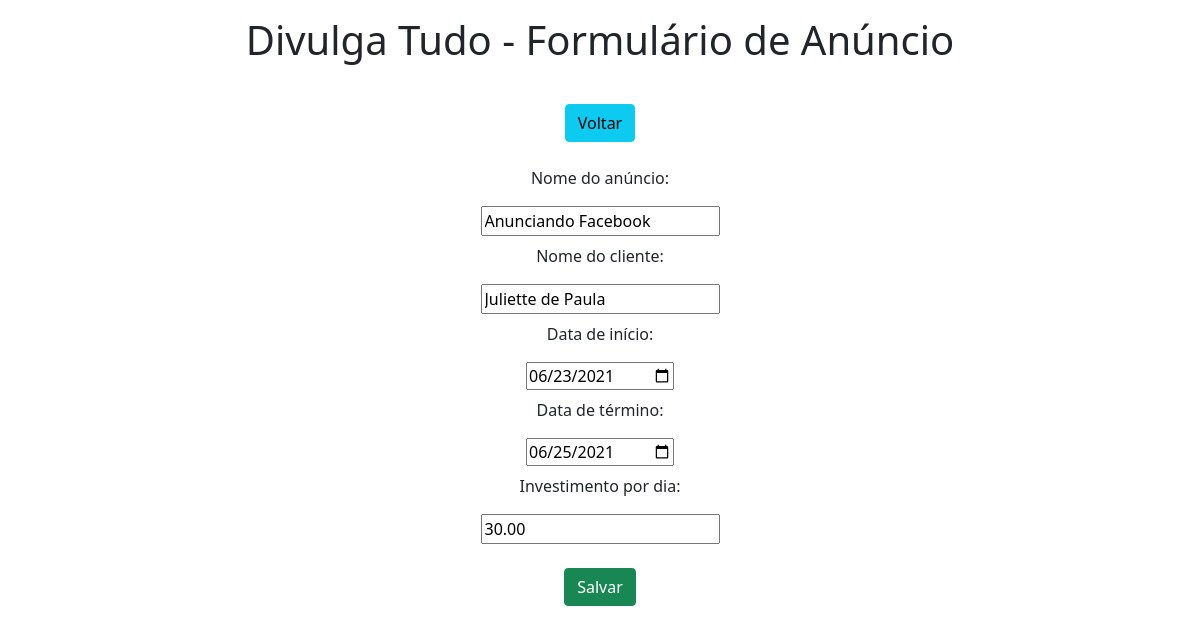
Page /edit/2/ on the committed database.
### app/models.py (models this page shows)
class Anuncios(models.Model):
    nome_anuncio = models.CharField(blank=False, null=False, max_length=150);
    nome_cliente = models.CharField(blank=False, null=False, max_length=150);
    data_inicio = models.DateField(blank=False, null=False);
    data_fim = models.DateField(blank=False, null=False);
    investimento_dia = models.DecimalField(blank=False, null=False, max_digits=100, decimal_places=2);

### app/views.py (the view)
# urls.py: path('edit/<int:pk>/', edit, name="edit"),
def edit(request, pk):
    data = {};
    data["db"] = Anuncios.objects.get(pk=pk);
    data["form"] = AnunciosForm(initial={"nome_anuncio":data["db"].nome_anuncio,
                                        "nome_cliente":data["db"].nome_cliente,
                                        "data_inicio":data["db"].data_inicio,
                                        "data_fim":data["db"].data_fim,
                                        "investimento_dia":data["db"].investimento_dia});
    return render(request, "form.html", data);

### app/forms.py
class AnunciosForm(forms.Form):
    nome_anuncio = forms.CharField(label="Nome do anúncio", widget=forms.TextInput(attrs={"placeholder": "Nome do anúncio"}));
    nome_cliente = forms.CharField(label="Nome de cliente", widget=forms.TextInput(attrs={"placeholder": "Nome do cliente"}));
    data_inicio = forms.DateField(widget=DateInput);
    data_fim = forms.DateField(widget=DateInput);
    investimento_dia = forms.DecimalField(initial="1.00", decimal_places=2);

### app/templates/form.html (shortened to what this page needs)
<!DOCTYPE html>
<html lang="pt-br">
<head>
    <link href="https://cdn.jsdelivr.net/npm/bootstrap@5.0.2/dist/css/bootstrap.min.css" rel="stylesheet">
</head>
<body>
    <div class="col-8 m-auto pt-3 pb-2 text-center">
        <h1>Divulga Tudo - Formulário de Anúncio</h1>
    </div>
    <div class="col-8 m-auto pt-4 pb-2 text-center">
        <a href="/" class="btn btn-info">Voltar</a>
    </div>
    <div class="col-8 m-auto pt-2 pb-2 text-center">
        <form name="form" id="form" action="{% if db %}/update/{{db.id}}/{% else %}/create/{% endif %}" method="post">
            <label class="form-label mt-2">Nome do anúncio:</label>
            <div class="form-group mt-2">{{form.nome_anuncio}}</div>
            <label class="form-label mt-2">Nome do cliente:</label>
            <div class="form-group mt-2">{{form.nome_cliente}}</div>
            <label class="form-label mt-2">Data de início:</label>
            <div class="form-group mt-2">{{form.data_inicio}}</div>
            <label class="form-label mt-2">Data de término:</label>
            <div class="form-group mt-2">{{form.data_fim}}</div>
            <label class="form-label mt-2">Investimento por dia:</label>
            <div class="form-group mt-2 mb-4">{{form.investimento_dia}}</div>
            <input type="submit" class="btn btn-success" value="Salvar">
        </form>
    </div>
    {% load static %}
</body>
</html>

### rows in the picture
Anuncios: nome_anuncio "Anunciando Facebook", nome_cliente "Juliette de Paula", data_inicio "06/23/2021", data_fim "06/25/2021", investimento_dia "30.00"
